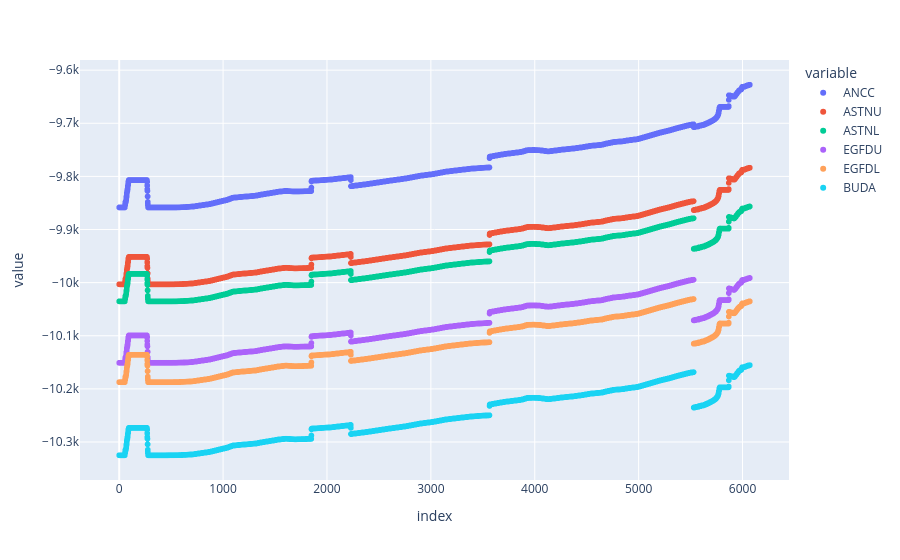

This figure's notebook cell:
### Code cell
px.scatter(predicted_formation_height)

### Figure 1 — Plotly figure (JSON) as saved in the notebook; plotly's stock layout.template omitted (floating-point values rounded to 4 significant figures; data arrays with more than 128 entries replaced by an {"elided": "..."} marker saying what was removed)
{"data": [{"hovertemplate": "variable=ANCC<br>index=%{x}<br>value=%{y}<extra></extra>", "legendgroup": "ANCC", "marker": {"color": "#636efa", "symbol": "circle"}, "mode": "markers", "name": "ANCC", "showlegend": true, "type": "scattergl", "x": {"elided": "6071 int values"}, "xaxis": "x", "y": {"elided": "6071 float values"}, "yaxis": "y"}, {"hovertemplate": "variable=ASTNU<br>index=%{x}<br>value=%{y}<extra></extra>", "legendgroup": "ASTNU", "marker": {"color": "#EF553B", "symbol": "circle"}, "mode": "markers", "name": "ASTNU", "showlegend": true, "type": "scattergl", "x": {"elided": "6071 int values"}, "xaxis": "x", "y": {"elided": "6071 float values"}, "yaxis": "y"}, {"hovertemplate": "variable=ASTNL<br>index=%{x}<br>value=%{y}<extra></extra>", "legendgroup": "ASTNL", "marker": {"color": "#00cc96", "symbol": "circle"}, "mode": "markers", "name": "ASTNL", "showlegend": true, "type": "scattergl", "x": {"elided": "6071 int values"}, "xaxis": "x", "y": {"elided": "6071 float values"}, "yaxis": "y"}, {"hovertemplate": "variable=EGFDU<br>index=%{x}<br>value=%{y}<extra></extra>", "legendgroup": "EGFDU", "marker": {"color": "#ab63fa", "symbol": "circle"}, "mode": "markers", "name": "EGFDU", "showlegend": true, "type": "scattergl", "x": {"elided": "6071 int values"}, "xaxis": "x", "y": {"elided": "6071 float values"}, "yaxis": "y"}, {"hovertemplate": "variable=EGFDL<br>index=%{x}<br>value=%{y}<extra></extra>", "legendgroup": "EGFDL", "marker": {"color": "#FFA15A", "symbol": "circle"}, "mode": "markers", "name": "EGFDL", "showlegend": true, "type": "scattergl", "x": {"elided": "6071 int values"}, "xaxis": "x", "y": {"elided": "6071 float values"}, "yaxis": "y"}, {"hovertemplate": "variable=BUDA<br>index=%{x}<br>value=%{y}<extra></extra>", "legendgroup": "BUDA", "marker": {"color": "#19d3f3", "symbol": "circle"}, "mode": "markers", "name": "BUDA", "showlegend": true, "type": "scattergl", "x": {"elided": "6071 int values"}, "xaxis": "x", "y": {"elided": "6071 float values"}, "yaxis": "y"}], "layout": {"legend": {"title": {"text": "variable"}, "tracegroupgap": 0}, "margin": {"t": 60}, "xaxis": {"anchor": "y", "domain": [0, 1], "title": {"text": "index"}}, "yaxis": {"anchor": "x", "domain": [0, 1], "title": {"text": "value"}}}}
